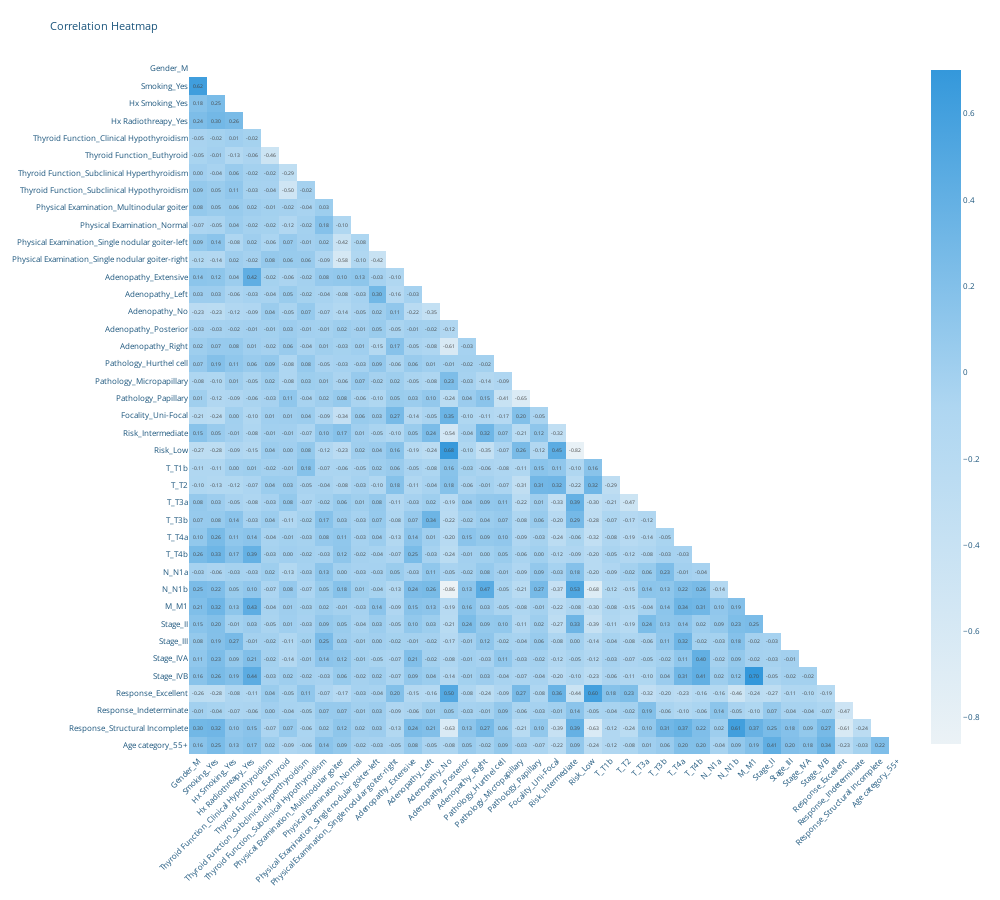

The notebook cell saved with this chart:
### Code cell
mask = np.triu(np.ones_like(corr_matrix, dtype=bool))
corr_masked = corr_matrix.mask(mask)

fig = px.imshow(
    corr_masked,
    text_auto=".2f",  
    color_continuous_scale=["#ebf2f6", "#aed6f1", "#3498db"],
    aspect="auto"
)

fig.update_layout(
    width=1000,
    height=900,
    font=dict(size=8, color="#1b557c"),       
    xaxis=dict(
        tickangle=-45,
        showticklabels=True,
        showgrid=True,
        zeroline=False
    ),
    yaxis=dict(
        showticklabels=True,
        showgrid=True,
        zeroline=False
    ),
    title="Correlation Heatmap",
    plot_bgcolor='white',
    paper_bgcolor='white'
)

fig.show()

### Figure 1 — Plotly figure (JSON) as saved in the notebook; plotly's stock layout.template omitted (floating-point values rounded to 4 significant figures; data arrays with more than 128 entries replaced by an {"elided": "..."} marker saying what was removed)
{"data": [{"coloraxis": "coloraxis", "hovertemplate": "x: %{x}<br>y: %{y}<br>color: %{z}<extra></extra>", "name": "0", "texttemplate": "%{z:.2f}", "type": "heatmap", "x": ["Gender_M", "Smoking_Yes", "Hx Smoking_Yes", "Hx Radiothreapy_Yes", "Thyroid Function_Clinical Hypothyroidism", "Thyroid Function_Euthyroid", "Thyroid Function_Subclinical Hyperthyroidism", "Thyroid Function_Subclinical Hypothyroidism", "Physical Examination_Multinodular goiter", "Physical Examination_Normal", "Physical Examination_Single nodular goiter-left", "Physical Examination_Single nodular goiter-right", "Adenopathy_Extensive", "Adenopathy_Left", "Adenopathy_No", "Adenopathy_Posterior", "Adenopathy_Right", "Pathology_Hurthel cell", "Pathology_Micropapillary", "Pathology_Papillary", "Focality_Uni-Focal", "Risk_Intermediate", "Risk_Low", "T_T1b", "T_T2", "T_T3a", "T_T3b", "T_T4a", "T_T4b", "N_N1a", "N_N1b", "M_M1", "Stage_II", "Stage_III", "Stage_IVA", "Stage_IVB", "Response_Excellent", "Response_Indeterminate", "Response_Structural Incomplete", "Age category_55+"], "xaxis": "x", "y": ["Gender_M", "Smoking_Yes", "Hx Smoking_Yes", "Hx Radiothreapy_Yes", "Thyroid Function_Clinical Hypothyroidism", "Thyroid Function_Euthyroid", "Thyroid Function_Subclinical Hyperthyroidism", "Thyroid Function_Subclinical Hypothyroidism", "Physical Examination_Multinodular goiter", "Physical Examination_Normal", "Physical Examination_Single nodular goiter-left", "Physical Examination_Single nodular goiter-right", "Adenopathy_Extensive", "Adenopathy_Left", "Adenopathy_No", "Adenopathy_Posterior", "Adenopathy_Right", "Pathology_Hurthel cell", "Pathology_Micropapillary", "Pathology_Papillary", "Focality_Uni-Focal", "Risk_Intermediate", "Risk_Low", "T_T1b", "T_T2", "T_T3a", "T_T3b", "T_T4a", "T_T4b", "N_N1a", "N_N1b", "M_M1", "Stage_II", "Stage_III", "Stage_IVA", "Stage_IVB", "Response_Excellent", "Response_Indeterminate", "Response_Structural Incomplete", "Age category_55+"], "yaxis": "y", "z": {"elided": "40x40 float values"}}], "layout": {"coloraxis": {"colorscale": [[0, "#ebf2f6"], [0.5, "#aed6f1"], [1, "#3498db"]]}, "font": {"color": "#1b557c", "size": 8}, "height": 900, "margin": {"t": 60}, "paper_bgcolor": "white", "plot_bgcolor": "white", "title": {"text": "Correlation Heatmap"}, "width": 1000, "xaxis": {"anchor": "y", "domain": [0, 1], "showgrid": true, "showticklabels": true, "tickangle": -45, "zeroline": false}, "yaxis": {"anchor": "x", "autorange": "reversed", "domain": [0, 1], "showgrid": true, "showticklabels": true, "zeroline": false}}}
